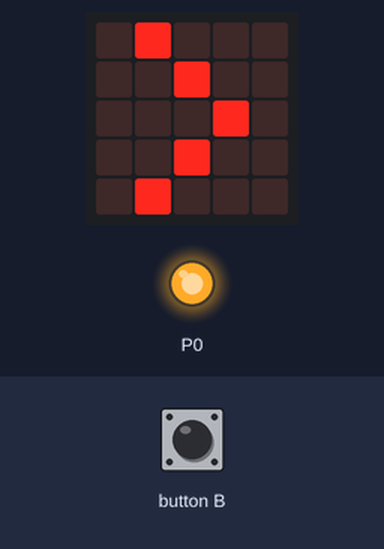
Bench run of a program on a simulated BBC micro:bit running MicroPython. Shown: the board's 5×5 LED display, output pins drawn as LEDs (lit = HIGH). The inputs (shaded band) are chosen by the test bench.

Above: at 0.1 s.
At 1.2 s:
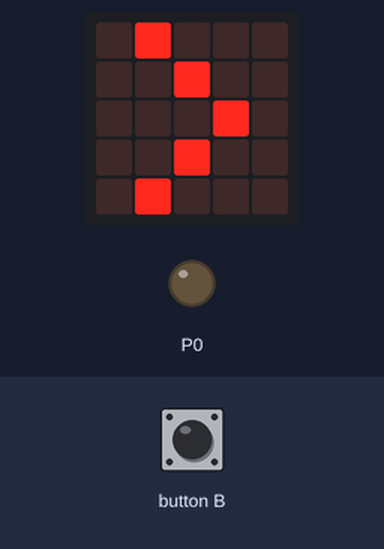
1.3 s: button B pressed for 0.15 s
At 3.1 s:
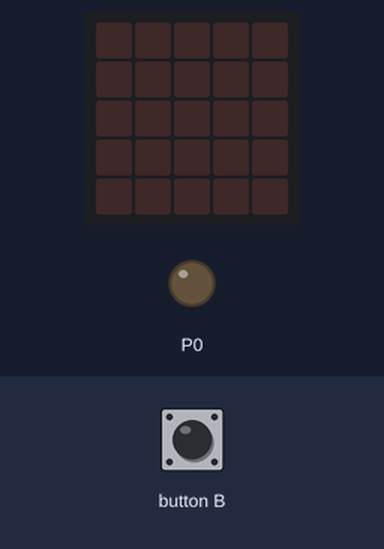
Timing chart, 0 to 4.6 s (numbered marks = the images above; inputs shaded):
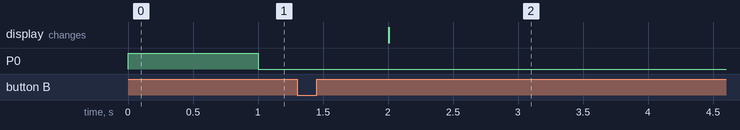

Measured:
- after the input at 1.3 s, P0: stops changing and stays LOW; the display: changes after 0.71 s (image 2)

The program:

led.py
```python
# (licence header left out)
from microbit import pin0, sleep, button_b, display

class Led:
    def __init__(self, pin):
        self._pin = pin

    def on(self):
        self._pin.write_digital(1)

    def off(self):
        self._pin.write_digital(0)

def main():
    led = Led(pin0)
    led.off()

    display.clear()
    display.show('>')

    while True:
        if button_b.was_pressed():
            display.clear()
            break

        led.on()
        sleep(1000)
        led.off()
        sleep(1000)

if __name__ == '__main__':
    main()
```
